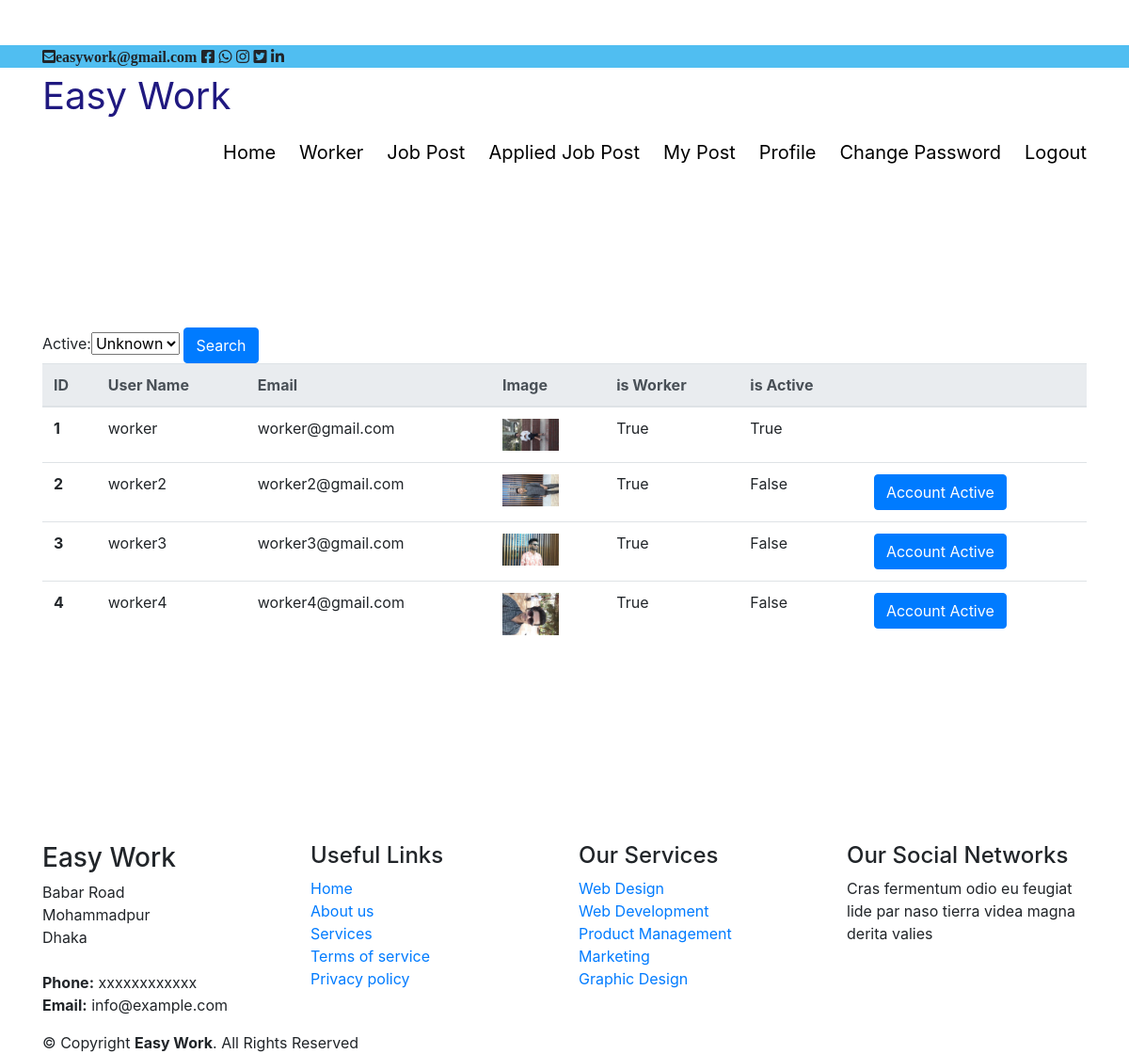
The page /superadmin/super/admin/worker/pending/list/ (signed in) on the database its author committed.
### accounts/models.py (models this page shows, shortened)
class User(AbstractUser):
    is_worker = models.BooleanField(default=False)
    is_customer = models.BooleanField(default=False)
    image = models.ImageField('Voter ID Image', default='default.jpg', upload_to='voter_id_pics', null=True, blank=True)

### superadmin/views.py (the view)
# urls.py: path('super/admin/worker/pending/list/',views.worker_pending_list,name='worker_pending_list'),
@login_required()
def worker_pending_list(request):
    worker = User.objects.all().filter(is_worker = True)
    MyFilter = ActiveFilter(request.GET, queryset=worker)
    worker = MyFilter.qs
    context = {
        'worker': worker,
        'MyFilter': MyFilter,
    }
    return render(request,'superadmin/worker_pending_list.html',context)

### superadmin/templates/superadmin/worker_pending_list.html (shortened to what this page needs)
{% extends 'index1.html' %}
{% load crispy_forms_tags %}
{% load static %}
{% block content %}
<br><br><br><br><br><br><br><br><br><br><br>
<form method="get">
    {{ MyFilter.form }}
    <button class="btn btn-primary" type="submit">Search</button>
</form>
<table class="table">
    <thead class="thead-light">
    <tr>
        <th scope="col">ID</th>
        <th scope="col">User Name</th>
        <th scope="col">Email</th>
        <th scope="col">Image</th>
        <th scope="col">is Worker</th>
        <th scope="col">is Active</th>
        <th></th>
    </tr>
    </thead>
    <tbody>
    {% for worker in worker%}
    <th scope="row">{{ forloop.counter }}</th>
    <td>{{ worker.username }}</td>
    <td>{{ worker.email }}</td>
    <td>
        <img class="img-fluid account-img" width="60" height="80" src="{{ worker.image.url }}">
    </td>
    <td>
        {{ worker.is_worker}}
    </td>
    <td>
        {{ worker.is_active }}
    </td>
    {% if worker.is_active == False %}
    <td>
        <a class="btn btn-primary" href="{% url 'worker_active_account' worker.pk %}">Account Active</a>
    </td>
    {% endif %}
    {% endfor %}
    </tbody>
</table>
{% endblock content %}

### templates/index1.html (style rules this page uses)
* { padding: 0px; margin: 0px; }
a,a:hover,a:focus { text-decoration: none; }

### rows shown on the page
User: username "worker", email "worker@gmail.com", image (picture), is_worker "True", is_active "True"
User: username "worker2", email "worker2@gmail.com", image (picture), is_worker "True", is_active "False", shows "Account Active"
User: username "worker3", email "worker3@gmail.com", image (picture), is_worker "True", is_active "False", shows "Account Active"
User: username "worker4", email "worker4@gmail.com", image (picture), is_worker "True", is_active "False", shows "Account Active"
